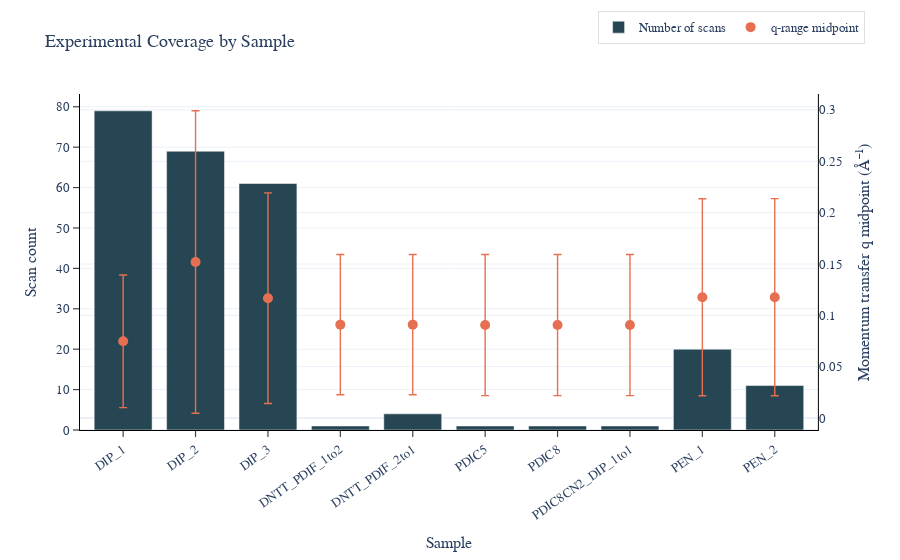

The notebook cell this image was saved under:
### Code cell
fig_summary = build_coverage_figure(sample_summary, layout=ACADEMIC_LAYOUT)
fig_summary

### Figure 1 — Plotly figure (JSON) as saved in the notebook; plotly's stock layout.template omitted (floating-point values rounded to 4 significant figures)
{"data": [{"marker": {"color": "#264653"}, "name": "Number of scans", "type": "bar", "x": ["DIP_1", "DIP_2", "DIP_3", "DNTT_PDIF_1to2", "DNTT_PDIF_2to1", "PDIC5", "PDIC8", "PDIC8CN2_DIP_1to1", "PEN_1", "PEN_2"], "xaxis": "x", "y": [79, 69, 61, 1, 4, 1, 1, 1, 20, 11], "yaxis": "y"}, {"error_y": {"array": [0.06459, 0.1472, 0.1026, 0.06827, 0.06827, 0.06869, 0.06869, 0.06869, 0.09589, 0.0959], "arrayminus": [0.06459, 0.1472, 0.1026, 0.06827, 0.06827, 0.06869, 0.06869, 0.06869, 0.09589, 0.0959], "thickness": 1.4, "type": "data"}, "marker": {"color": "#e76f51", "size": 10, "symbol": "circle"}, "mode": "markers", "name": "q-range midpoint", "type": "scatter", "x": ["DIP_1", "DIP_2", "DIP_3", "DNTT_PDIF_1to2", "DNTT_PDIF_2to1", "PDIC5", "PDIC8", "PDIC8CN2_DIP_1to1", "PEN_1", "PEN_2"], "xaxis": "x", "y": [0.07472, 0.1519, 0.1167, 0.09092, 0.09092, 0.09049, 0.09049, 0.09049, 0.1176, 0.1177], "yaxis": "y2"}], "layout": {"font": {"family": "Helvetica", "size": 13}, "legend": {"bgcolor": "rgba(255, 255, 255, 0.9)", "bordercolor": "#cccccc", "borderwidth": 0.6, "orientation": "h", "x": 1, "xanchor": "right", "y": 1.15, "yanchor": "bottom"}, "margin": {"b": 65, "l": 80, "r": 35, "t": 60}, "paper_bgcolor": "white", "plot_bgcolor": "white", "title": {"text": "Experimental Coverage by Sample"}, "xaxis": {"anchor": "y", "domain": [0, 0.94], "linecolor": "#000", "mirror": false, "tickangle": -35, "ticklen": 6, "ticks": "outside", "tickwidth": 1.2, "title": {"text": "Sample"}}, "yaxis": {"anchor": "x", "domain": [0, 1], "linecolor": "#000", "mirror": true, "ticklen": 6, "ticks": "outside", "tickwidth": 1.2, "title": {"text": "Scan count"}}, "yaxis2": {"anchor": "x", "overlaying": "y", "side": "right", "title": {"text": "Momentum transfer q midpoint (Å⁻¹)"}}}}
